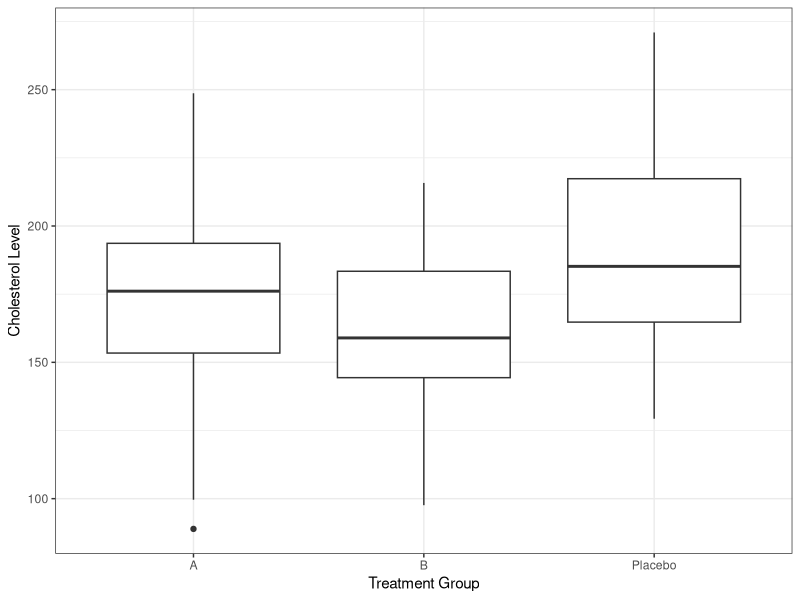

Source code (R):
# R script for simulated/artificial data examples


## ---- packages --------
# make sure the packages are installed
# Load required packages
library(dplyr)
library(purrr)
library(lubridate)
library(ggplot2)



## ---- setup --------
# Set a seed for reproducibility
set.seed(123)
# Define the number of observations (patients) to generate
n_patients <- 100


## ---- makedata --------

# Create an empty data frame with placeholders for variables
syn_dat <- data.frame(
  PatientID = numeric(n_patients),
  Age = numeric(n_patients),
  Gender = character(n_patients),
  TreatmentGroup = character(n_patients),
  EnrollmentDate = lubridate::as_date(character(n_patients)),
  BloodPressure = numeric(n_patients),
  Cholesterol = numeric(n_patients),
  AdverseEvent = integer(n_patients)
)

# Variable 1: Patient ID
syn_dat$PatientID <- 1:n_patients

# Variable 2: Age (numeric variable)
syn_dat$Age <- round(rnorm(n_patients, mean = 45, sd = 10), 1)

# Variable 3: Gender (categorical variable)
syn_dat$Gender <- purrr::map_chr(sample(c("Male", "Female"), n_patients, replace = TRUE), as.character)

# Variable 4: Treatment Group (categorical variable)
syn_dat$TreatmentGroup <- purrr::map_chr(sample(c("A", "B", "Placebo"), n_patients, replace = TRUE), as.character)

# Variable 5: Date of Enrollment (date variable)
syn_dat$EnrollmentDate <- lubridate::as_date(sample(seq(from = lubridate::as_date("2022-01-01"), to = lubridate::as_date("2022-12-31"), by = "days"), n_patients, replace = TRUE))

# Variable 6: Blood Pressure (numeric variable)
syn_dat$BloodPressure <- round(runif(n_patients, min = 90, max = 160), 1)

# Variable 7: Cholesterol Level (numeric variable)
# Option 1: Cholesterol is independent of treatment
#syn_dat$Cholesterol <- round(rnorm(n_patients, mean = 200, sd = 30), 1)

# Option 2: Cholesterol is dependent on treatment
syn_dat$Cholesterol[syn_dat$TreatmentGroup == "A"] <- round(rnorm(sum(syn_dat$TreatmentGroup == "A"), mean = 180, sd = 30), 1)
syn_dat$Cholesterol[syn_dat$TreatmentGroup == "B"] <- round(rnorm(sum(syn_dat$TreatmentGroup == "B"), mean = 160, sd = 30), 1)
syn_dat$Cholesterol[syn_dat$TreatmentGroup == "Placebo"] <- round(rnorm(sum(syn_dat$TreatmentGroup == "Placebo"), mean = 200, sd = 30), 1)

# Variable 8: Adverse Event (binary variable, 0 = No, 1 = Yes)
# Option 1: Adverse events are independent of treatment
#syn_dat$AdverseEvent <- purrr::map_int(sample(0:1, n_patients, replace = TRUE, prob = c(0.8, 0.2)), as.integer)

# Option 2: Adverse events are influenced by treatment status
syn_dat$AdverseEvent[syn_dat$TreatmentGroup == "A"] <- purrr::map_int(sample(0:1, sum(syn_dat$TreatmentGroup == "A"), replace = TRUE, prob = c(0.5, 0.5)), as.integer)
syn_dat$AdverseEvent[syn_dat$TreatmentGroup == "B"] <- purrr::map_int(sample(0:1, sum(syn_dat$TreatmentGroup == "B"), replace = TRUE, prob = c(0.7, 0.3)), as.integer)
syn_dat$AdverseEvent[syn_dat$TreatmentGroup == "Placebo"] <- purrr::map_int(sample(0:1, sum(syn_dat$TreatmentGroup == "Placebo"), replace = TRUE, prob = c(0.9, 0.1)), as.integer)


# Print the first few rows of the generated data
head(syn_dat)

# Save the simulated data to a CSV and Rds file
write.csv(syn_dat, "syn_dat.csv", row.names = FALSE)
saveRDS(syn_dat, "syn_dat.Rds")


## ---- checkdata --------
summary(syn_dat)
dplyr::glimpse(syn_dat)  

# Frequency table for adverse events stratified by treatment
table(syn_dat$AdverseEvent,syn_dat$TreatmentGroup)


# ggplot2 boxplot for cholesterol by treatment group
ggplot(syn_dat, aes(x = TreatmentGroup, y = Cholesterol)) +
  geom_boxplot() +
  labs(x = "Treatment Group", y = "Cholesterol Level") +
  theme_bw()



